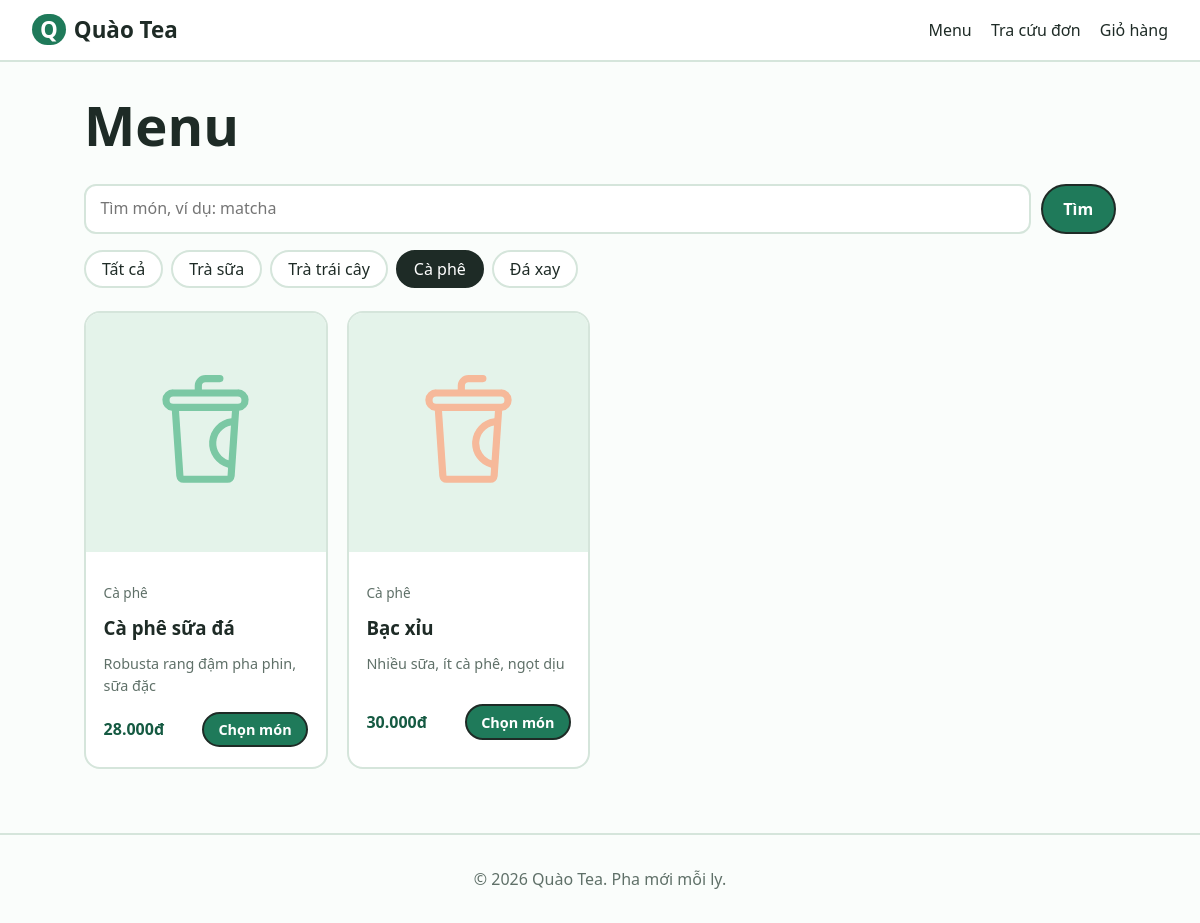
The app's page /menu.php?cat=3 with its own data.
### tables this page shows
CREATE TABLE categories (
  id INT AUTO_INCREMENT PRIMARY KEY,
  name VARCHAR(100) NOT NULL
);

CREATE TABLE products (
  id INT AUTO_INCREMENT PRIMARY KEY,
  category_id INT NOT NULL,
  name VARCHAR(150) NOT NULL,
  description VARCHAR(500) DEFAULT '',
  price INT NOT NULL,
  image VARCHAR(255) DEFAULT NULL,
  is_active TINYINT(1) NOT NULL DEFAULT 1,
  created_at TIMESTAMP DEFAULT CURRENT_TIMESTAMP,
  FOREIGN KEY (category_id) REFERENCES categories(id)
);

### menu.php (the view, shortened to what this page needs)
<?php
$q   = trim($_GET['q'] ?? '');
$cat = (int)($_GET['cat'] ?? 0);
$categories = db('SELECT * FROM categories ORDER BY id')->fetchAll();
$sql  = 'SELECT p.*, c.name AS category_name FROM products p
         JOIN categories c ON c.id = p.category_id WHERE p.is_active = 1';
$args = [];
if ($cat)      { $sql .= ' AND p.category_id = ?'; $args[] = $cat; }
$products = db($sql . ' ORDER BY p.category_id, p.id', $args)->fetchAll();
require __DIR__ . '/includes/header.php';
?>
<h1>Menu</h1>
<form class="searchbar" method="get" action="<?= url('menu.php') ?>" role="search">
  <input type="search" name="q" value="<?= e($q) ?>" placeholder="Tìm món, ví dụ: matcha" aria-label="Tìm món">
  <button class="btn btn-primary" type="submit">Tìm</button>
</form>
<nav class="chips" aria-label="Nhóm món">
  <a class="chip <?= !$cat ? 'on' : '' ?>" href="<?= url('menu.php' . ($q !== '' ? '?q=' . urlencode($q) : '')) ?>">Tất cả</a>
  <?php foreach ($categories as $c): ?>
    <a class="chip <?= $cat == $c['id'] ? 'on' : '' ?>"
       href="<?= url('menu.php?cat=' . $c['id'] . ($q !== '' ? '&q=' . urlencode($q) : '')) ?>"><?= e($c['name']) ?></a>
  <?php endforeach; ?>
</nav>
<?php if (!$products): ?>
  <section class="empty">
    <div class="empty-art"><?= cup_svg(2) ?></div>
    <h2>Không có món nào khớp</h2>
    <p>Thử từ khoá khác hoặc xem tất cả món.</p>
    <a class="btn btn-ghost" href="<?= url('menu.php') ?>">Xem tất cả</a>
  </section>
<?php else: ?>
  <div class="grid">
    <?php foreach ($products as $i => $p): ?>
      <a class="card product" href="<?= url('mon.php?id=' . (int)$p['id']) ?>">
        <div class="thumb"><?php if (product_image($p)): ?><img src="<?= e(product_image($p)) ?>" alt="<?= e($p['name']) ?>" loading="lazy"><?php else: echo cup_svg($i); endif; ?></div>
        <div class="card-body">
          <p class="muted small"><?= e($p['category_name']) ?></p>
          <h3><?= e($p['name']) ?></h3>
          <p class="desc"><?= e($p['description']) ?></p>
          <div class="row-between">
            <span class="price"><?= money($p['price']) ?></span>
            <span class="btn btn-primary btn-sm">Chọn món</span>
          </div>
        </div>
      </a>
    <?php endforeach; ?>
  </div>
<?php endif; ?>
<?php require __DIR__ . '/includes/footer.php'; ?>

### includes/functions.php (shortened to what this page needs)
<?php
function e($v): string { return htmlspecialchars((string)$v, ENT_QUOTES, 'UTF-8'); }
function url(string $path = ''): string { return BASE_URL . '/' . ltrim($path, '/'); }
function asset(string $path): string { return BASE_URL . '/assets/' . ltrim($path, '/'); }
function money($n): string { return number_format((float)$n, 0, ',', '.') . 'đ'; }
function db(string $sql, array $params = []): PDOStatement
{
    global $pdo;
    $st = $pdo->prepare($sql);
    $st->execute($params);
    return $st;
}
function product_image(array $p): string
{
    return !empty($p['image']) ? asset('uploads/' . $p['image']) : '';
}
function cup_svg(int $seed = 0): string
{
    $colors = ['#7BC8A4', '#F6B99A', '#C9A7EB', '#F2D16B', '#8EC5F0', '#F29BB0'];
    $c = $colors[$seed % count($colors)];
   return '<svg viewBox="0 0 1024 1024" class="cup" aria-hidden="true" style="color:' . $c . '">'
        . '<path fill="currentColor" d="M416 128V96a96 96 0 0196-96h128a32 32 0 110 64H512a32 32 0 00-32 32v32h320a96 96 0 0111.712 191.296l-39.68 581.056A64 64 0 01708.224 960H315.776a64 64 0 01-63.872-59.648l-39.616-581.056A96 96 0 01224 128h192zM276.48 320l39.296 576h392.448l4.8-70.784a224.064 224.064 0 0130.016-439.808L747.52 320H276.48zM224 256h576a32 32 0 100-64H224a32 32 0 000 64zm493.44 503.872l21.12-309.12a160 160 0 00-21.12 309.12z"/>'
        . '</svg>';
}

### assets/css/style.css (style rules this page uses)
:root { --green: #1f7a5a; --deep: #155a42; --mint: #e4f3ea; --line: #d5e5db; --ink: #1e2b26; --muted: #5f7068; --sun: #ffd66b; --red: #c0392b; }
* { box-sizing: border-box; }
body { margin: 0; font-family: system-ui, sans-serif; line-height: 1.55; color: var(--ink); background: #fafdfb; }
a { color: var(--deep); }
h1, h2, h3 { margin: 0 0 0.5em; line-height: 1.15; }
h1 { font-size: clamp(2rem, 5vw, 3.4rem); }
.muted, .lead, .desc { color: var(--muted); }
.small { font-size: 0.85rem; }
.btn, .chip { display: inline-block; padding: 0.7rem 1.3rem; border: 2px solid var(--ink); border-radius: 999px; background: #fff; color: var(--ink); font: 600 1rem system-ui, sans-serif; text-decoration: none; cursor: pointer; }
.btn-primary { background: var(--green); color: #fff; }
.btn-sm { padding: 0.4rem 0.9rem; font-size: 0.9rem; }
.chip { padding: 0.4rem 1rem; border-color: var(--line); font-weight: 500; }
.chip.on { border-color: var(--ink); background: var(--ink); color: #fff; }
.chips { display: flex; flex-wrap: wrap; gap: 0.5rem; margin-bottom: 1.4rem; }
input, select, textarea { width: 100%; padding: 0.65rem 0.9rem; border: 2px solid var(--line); border-radius: 12px; background: #fff; font: inherit; }
.searchbar { display: flex; flex-wrap: wrap; gap: 0.6rem; margin: 1rem 0; }
.searchbar input, .searchbar select { flex: 1; min-width: 180px; }
.grid { display: grid; grid-template-columns: repeat(auto-fill, minmax(230px, 1fr)); gap: 1.2rem; }
.card { overflow: hidden; border: 2px solid var(--line); border-radius: 16px; background: #fff; }
.card-body { padding: 1rem 1.1rem 1.2rem; }
.desc { min-height: 2.6em; font-size: 0.9rem; }
.price { margin: 0; font-weight: 700; color: var(--deep); }
.thumb, .line-thumb { display: grid; place-items: center; overflow: hidden; background: var(--mint); }
.thumb { aspect-ratio: 1; }
.thumb .cup, .line-thumb .cup { width: 48%; }
.product { display: block; color: var(--ink); text-decoration: none; }
.row-between, .line, .total-row, .top li { display: flex; align-items: center; justify-content: space-between; gap: 1rem; }

### records on screen
categories: name "Trà sữa"
categories: name "Trà trái cây"
categories: name "Cà phê"
categories: name "Đá xay"
products: category.name "Cà phê", name "Cà phê sữa đá", description "Robusta rang đậm pha phin, sữa đặc", price "28.000đ"
products: category.name "Cà phê", name "Bạc xỉu", description "Nhiều sữa, ít cà phê, ngọt dịu", price "30.000đ"
